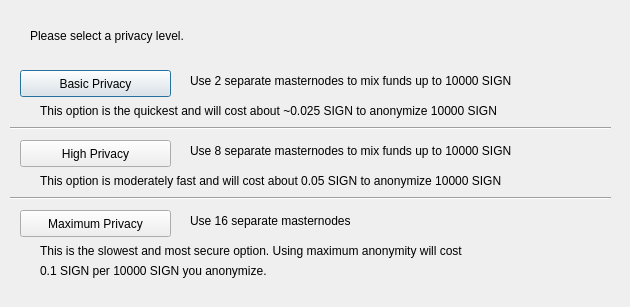
<?xml version="1.0" encoding="UTF-8"?>
<ui version="4.0">
 <class>ObfuscationConfig</class>
 <widget class="QDialog" name="ObfuscationConfig">
  <property name="geometry">
   <rect>
    <x>0</x>
    <y>0</y>
    <width>630</width>
    <height>307</height>
   </rect>
  </property>
  <property name="windowTitle">
   <string>Configure Obfuscation</string>
  </property>
  <widget class="QPushButton" name="buttonBasic">
   <property name="geometry">
    <rect>
     <x>20</x>
     <y>70</y>
     <width>151</width>
     <height>27</height>
    </rect>
   </property>
   <property name="text">
    <string>Basic Privacy</string>
   </property>
  </widget>
  <widget class="QPushButton" name="buttonHigh">
   <property name="geometry">
    <rect>
     <x>20</x>
     <y>140</y>
     <width>151</width>
     <height>27</height>
    </rect>
   </property>
   <property name="text">
    <string>High Privacy</string>
   </property>
  </widget>
  <widget class="QPushButton" name="buttonMax">
   <property name="geometry">
    <rect>
     <x>20</x>
     <y>210</y>
     <width>151</width>
     <height>27</height>
    </rect>
   </property>
   <property name="text">
    <string>Maximum Privacy</string>
   </property>
  </widget>
  <widget class="QLabel" name="label">
   <property name="geometry">
    <rect>
     <x>30</x>
     <y>20</y>
     <width>571</width>
     <height>31</height>
    </rect>
   </property>
   <property name="text">
    <string>Please select a privacy level.</string>
   </property>
  </widget>
  <widget class="QLabel" name="label_2">
   <property name="geometry">
    <rect>
     <x>190</x>
     <y>70</y>
     <width>421</width>
     <height>21</height>
    </rect>
   </property>
   <property name="text">
    <string>Use 2 separate masternodes to mix funds up to 10000 SIGN</string>
   </property>
  </widget>
  <widget class="QLabel" name="label_3">
   <property name="geometry">
    <rect>
     <x>190</x>
     <y>140</y>
     <width>411</width>
     <height>21</height>
    </rect>
   </property>
   <property name="text">
    <string>Use 8 separate masternodes to mix funds up to 10000 SIGN</string>
   </property>
  </widget>
  <widget class="QLabel" name="label_4">
   <property name="geometry">
    <rect>
     <x>190</x>
     <y>210</y>
     <width>421</width>
     <height>21</height>
    </rect>
   </property>
   <property name="text">
    <string>Use 16 separate masternodes</string>
   </property>
  </widget>
  <widget class="QLabel" name="label_6">
   <property name="geometry">
    <rect>
     <x>40</x>
     <y>100</y>
     <width>561</width>
     <height>21</height>
    </rect>
   </property>
   <property name="text">
    <string>This option is the quickest and will cost about ~0.025 SIGN to anonymize 10000 SIGN</string>
   </property>
  </widget>
  <widget class="QLabel" name="label_7">
   <property name="geometry">
    <rect>
     <x>40</x>
     <y>170</y>
     <width>561</width>
     <height>21</height>
    </rect>
   </property>
   <property name="text">
    <string>This option is moderately fast and will cost about 0.05 SIGN to anonymize 10000 SIGN</string>
   </property>
  </widget>
  <widget class="QLabel" name="label_8">
   <property name="geometry">
    <rect>
     <x>40</x>
     <y>240</y>
     <width>561</width>
     <height>21</height>
    </rect>
   </property>
   <property name="text">
    <string>This is the slowest and most secure option. Using maximum anonymity will cost</string>
   </property>
  </widget>
  <widget class="QLabel" name="label_9">
   <property name="geometry">
    <rect>
     <x>40</x>
     <y>260</y>
     <width>561</width>
     <height>21</height>
    </rect>
   </property>
   <property name="text">
    <string>0.1 SIGN per 10000 SIGN you anonymize.</string>
   </property>
  </widget>
  <widget class="Line" name="line">
   <property name="geometry">
    <rect>
     <x>10</x>
     <y>120</y>
     <width>601</width>
     <height>16</height>
    </rect>
   </property>
   <property name="orientation">
    <enum>Qt::Horizontal</enum>
   </property>
  </widget>
  <widget class="Line" name="line_2">
   <property name="geometry">
    <rect>
     <x>10</x>
     <y>190</y>
     <width>601</width>
     <height>16</height>
    </rect>
   </property>
   <property name="orientation">
    <enum>Qt::Horizontal</enum>
   </property>
  </widget>
 </widget>
 <resources/>
 <connections/>
</ui>
